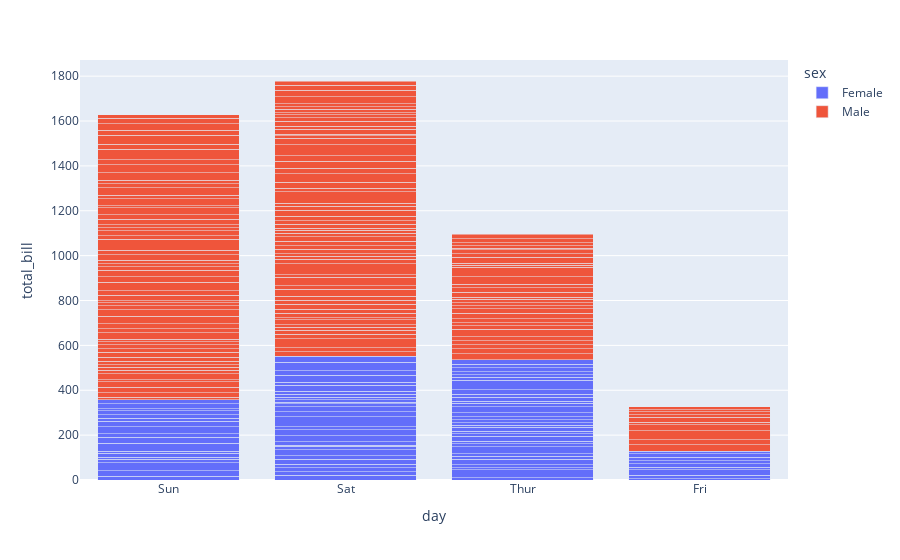

Notebook code cell kept with this figure:
### Code cell
fig2=px.bar(df,x="day",y="total_bill",color="sex",barmode="stack")
fig2.show()

### Figure 1 — Plotly figure (JSON) as saved in the notebook; plotly's stock layout.template omitted (floating-point values rounded to 4 significant figures; data arrays with more than 128 entries replaced by an {"elided": "..."} marker saying what was removed)
{"data": [{"hovertemplate": "sex=Female<br>day=%{x}<br>total_bill=%{y}<extra></extra>", "legendgroup": "Female", "marker": {"color": "#636efa", "pattern": {"shape": ""}}, "name": "Female", "orientation": "v", "showlegend": true, "textposition": "auto", "type": "bar", "x": ["Sun", "Sun", "Sun", "Sun", "Sun", "Sun", "Sat", "Sat", "Sat", "Sat", "Sat", "Sat", "Sun", "Sun", "Sat", "Sat", "Sat", "Sat", "Sat", "Sat", "Sat", "Thur", "Thur", "Fri", "Fri", "Fri", "Fri", "Fri", "Sat", "Sat", "Sat", "Sat", "Sat", "Sun", "Sun", "Thur", "Thur", "Thur", "Thur", "Thur", "Thur", "Thur", "Thur", "Thur", "Thur", "Thur", "Thur", "Thur", "Thur", "Thur", "Thur", "Thur", "Thur", "Thur", "Thur", "Thur", "Thur", "Sun", "Sun", "Sun", "Sun", "Sun", "Sat", "Sat", "Sun", "Sun", "Sun", "Thur", "Thur", "Thur", "Thur", "Thur", "Thur", "Thur", "Sat", "Sat", "Sat", "Sat", "Sat", "Fri", "Fri", "Fri", "Fri", "Sat", "Sat", "Sat", "Thur"], "xaxis": "x", "y": [16.99, 24.59, 35.26, 14.83, 10.33, 16.97, 20.29, 15.77, 19.65, 15.06, 20.69, 16.93, 10.29, 34.81, 26.41, 16.45, 3.07, 17.07, 26.86, 25.28, 14.73, 10.07, 34.83, 5.75, 16.32, 22.75, 11.35, 15.38, 44.3, 22.42, 20.92, 14.31, 7.25, 25.71, 17.31, 10.65, 12.43, 24.08, 13.42, 12.48, 29.8, 14.52, 11.38, 20.27, 11.17, 12.26, 18.26, 8.51, 10.33, 14.15, 13.16, 17.47, 27.05, 16.43, 8.35, 18.64, 11.87, 29.85, 25.0, 13.39, 16.21, 17.51, 10.59, 10.63, 9.6, 20.9, 18.15, 19.81, 43.11, 13.0, 12.74, 13.0, 16.4, 16.47, 12.76, 13.27, 28.17, 12.9, 30.14, 13.42, 15.98, 16.27, 10.09, 22.12, 35.83, 27.18, 18.78], "yaxis": "y"}, {"hovertemplate": "sex=Male<br>day=%{x}<br>total_bill=%{y}<extra></extra>", "legendgroup": "Male", "marker": {"color": "#EF553B", "pattern": {"shape": ""}}, "name": "Male", "orientation": "v", "showlegend": true, "textposition": "auto", "type": "bar", "x": {"elided": "157 str values"}, "xaxis": "x", "y": {"elided": "157 float values"}, "yaxis": "y"}], "layout": {"barmode": "stack", "legend": {"title": {"text": "sex"}, "tracegroupgap": 0}, "margin": {"t": 60}, "xaxis": {"anchor": "y", "domain": [0, 1], "title": {"text": "day"}}, "yaxis": {"anchor": "x", "domain": [0, 1], "title": {"text": "total_bill"}}}}
